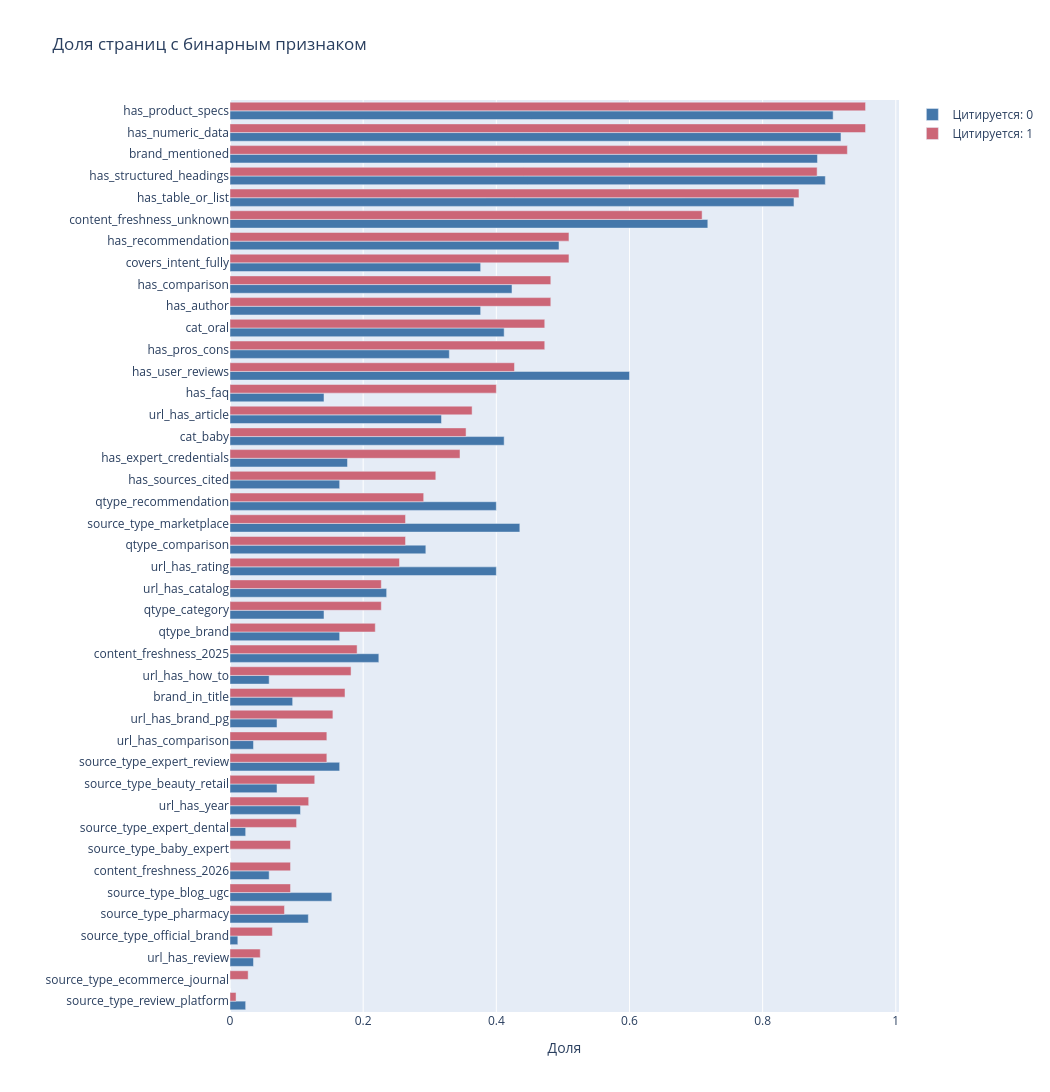
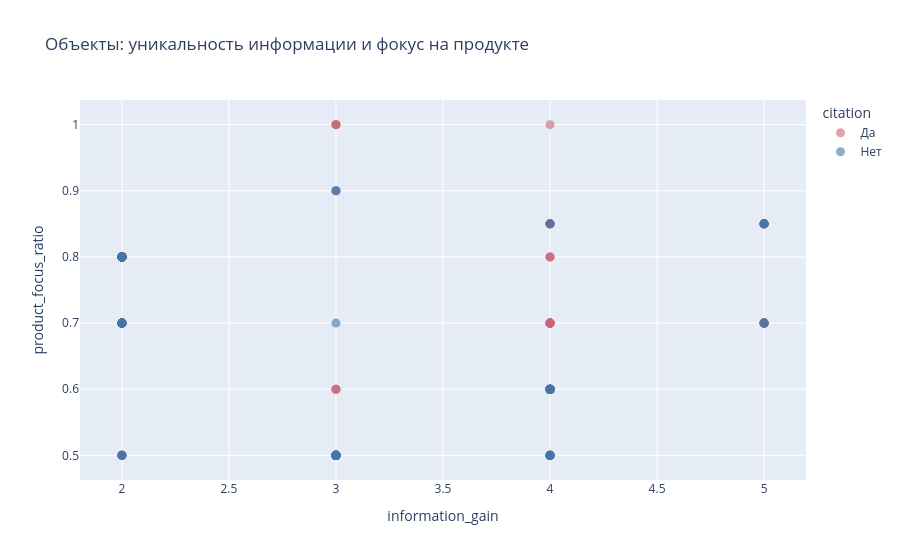

These figures' notebook cell, in order:
### Code cell
eda_prevalence = df.groupby(eda_target)[eda_binary].mean().T.sort_values(1)
fig = go.Figure()
for label, color in ((0, eda_colors["Нет"]), (1, eda_colors["Да"])):
    fig.add_bar(y=eda_prevalence.index, x=eda_prevalence[label], orientation="h",
                name=f"Цитируется: {label}", marker_color=color)
fig.update_layout(title="Доля страниц с бинарным признаком", barmode="group",
                  xaxis_title="Доля", height=1300, width=1050,
                  margin=dict(l=230))
fig.show()
logger.report_plotly(title="EDA", series="binary_prevalence", figure=fig)

fig = px.scatter(df.assign(citation=df[eda_target].map({0: "Нет", 1: "Да"})),
                 x="information_gain", y="product_focus_ratio",
                 color="citation", hover_data=["query", "domain"],
                 title="Объекты: уникальность информации и фокус на продукте",
                 color_discrete_map=eda_colors)
fig.update_traces(marker=dict(size=9, opacity=0.6))
fig.show()
logger.report_plotly(title="EDA", series="content_scatter", figure=fig)

### Figure 1 — Plotly figure (JSON) as saved in the notebook; plotly's stock layout.template omitted (floating-point values rounded to 4 significant figures)
{"data": [{"marker": {"color": "#4477AA"}, "name": "Цитируется: 0", "orientation": "h", "type": "bar", "x": [0.02353, 0.0, 0.03529, 0.01176, 0.1176, 0.1529, 0.05882, 0.0, 0.02353, 0.1059, 0.07059, 0.1647, 0.03529, 0.07059, 0.09412, 0.05882, 0.2235, 0.1647, 0.1412, 0.2353, 0.4, 0.2941, 0.4353, 0.4, 0.1647, 0.1765, 0.4118, 0.3176, 0.1412, 0.6, 0.3294, 0.4118, 0.3765, 0.4235, 0.3765, 0.4941, 0.7176, 0.8471, 0.8941, 0.8824, 0.9176, 0.9059], "y": ["source_type_review_platform", "source_type_ecommerce_journal", "url_has_review", "source_type_official_brand", "source_type_pharmacy", "source_type_blog_ugc", "content_freshness_2026", "source_type_baby_expert", "source_type_expert_dental", "url_has_year", "source_type_beauty_retail", "source_type_expert_review", "url_has_comparison", "url_has_brand_pg", "brand_in_title", "url_has_how_to", "content_freshness_2025", "qtype_brand", "qtype_category", "url_has_catalog", "url_has_rating", "qtype_comparison", "source_type_marketplace", "qtype_recommendation", "has_sources_cited", "has_expert_credentials", "cat_baby", "url_has_article", "has_faq", "has_user_reviews", "has_pros_cons", "cat_oral", "has_author", "has_comparison", "covers_intent_fully", "has_recommendation", "content_freshness_unknown", "has_table_or_list", "has_structured_headings", "brand_mentioned", "has_numeric_data", "has_product_specs"]}, {"marker": {"color": "#CC6677"}, "name": "Цитируется: 1", "orientation": "h", "type": "bar", "x": [0.009091, 0.02727, 0.04545, 0.06364, 0.08182, 0.09091, 0.09091, 0.09091, 0.1, 0.1182, 0.1273, 0.1455, 0.1455, 0.1545, 0.1727, 0.1818, 0.1909, 0.2182, 0.2273, 0.2273, 0.2545, 0.2636, 0.2636, 0.2909, 0.3091, 0.3455, 0.3545, 0.3636, 0.4, 0.4273, 0.4727, 0.4727, 0.4818, 0.4818, 0.5091, 0.5091, 0.7091, 0.8545, 0.8818, 0.9273, 0.9545, 0.9545], "y": ["source_type_review_platform", "source_type_ecommerce_journal", "url_has_review", "source_type_official_brand", "source_type_pharmacy", "source_type_blog_ugc", "content_freshness_2026", "source_type_baby_expert", "source_type_expert_dental", "url_has_year", "source_type_beauty_retail", "source_type_expert_review", "url_has_comparison", "url_has_brand_pg", "brand_in_title", "url_has_how_to", "content_freshness_2025", "qtype_brand", "qtype_category", "url_has_catalog", "url_has_rating", "qtype_comparison", "source_type_marketplace", "qtype_recommendation", "has_sources_cited", "has_expert_credentials", "cat_baby", "url_has_article", "has_faq", "has_user_reviews", "has_pros_cons", "cat_oral", "has_author", "has_comparison", "covers_intent_fully", "has_recommendation", "content_freshness_unknown", "has_table_or_list", "has_structured_headings", "brand_mentioned", "has_numeric_data", "has_product_specs"]}], "layout": {"barmode": "group", "height": 1300, "margin": {"l": 230}, "title": {"text": "Доля страниц с бинарным признаком"}, "width": 1050, "xaxis": {"title": {"text": "Доля"}}}}

### Figure 2 — Plotly figure (JSON) as saved in the notebook; plotly's stock layout.template omitted (floating-point values rounded to 4 significant figures; data arrays with more than 128 entries replaced by an {"elided": "..."} marker saying what was removed)
{"data": [{"customdata": {"elided": "110x2 str values"}, "hovertemplate": "citation=Да<br>information_gain=%{x}<br>product_focus_ratio=%{y}<br>query=%{customdata[0]}<br>domain=%{customdata[1]}<extra></extra>", "legendgroup": "Да", "marker": {"color": "#CC6677", "opacity": 0.6, "size": 9, "symbol": "circle"}, "mode": "markers", "name": "Да", "orientation": "v", "showlegend": true, "type": "scatter", "x": [2, 2, 4, 5, 3, 2, 2, 2, 3, 2, 4, 5, 4, 3, 4, 2, 5, 2, 4, 5, 4, 3, 5, 4, 4, 5, 4, 2, 4, 5, 2, 2, 2, 2, 5, 2, 2, 2, 5, 5, 3, 2, 2, 3, 3, 2, 5, 3, 2, 3, 2, 2, 4, 3, 3, 4, 2, 3, 4, 2, 4, 3, 4, 3, 4, 4, 3, 4, 3, 4, 4, 4, 3, 4, 4, 3, 4, 4, 4, 4, 2, 2, 2, 2, 4, 2, 2, 2, 2, 2, 2, 4, 4, 4, 4, 3, 5, 5, 5, 5, 4, 5, 4, 5, 5, 4, 5, 4, 4, 4], "xaxis": "x", "y": [0.7, 0.7, 0.6, 0.7, 0.5, 0.8, 0.8, 0.8, 0.9, 0.8, 0.6, 0.7, 0.5, 0.5, 0.6, 0.7, 0.7, 0.7, 1.0, 0.7, 0.6, 0.5, 0.7, 0.6, 0.6, 0.7, 0.6, 0.8, 0.6, 0.7, 0.5, 0.8, 0.8, 0.8, 0.7, 0.8, 0.8, 0.8, 0.7, 0.7, 0.5, 0.7, 0.7, 1.0, 1.0, 0.8, 0.7, 1.0, 0.5, 1.0, 0.8, 0.5, 0.7, 0.5, 0.5, 0.6, 0.8, 0.5, 0.7, 0.8, 0.6, 0.5, 0.7, 0.6, 0.8, 0.6, 0.5, 0.7, 0.6, 0.7, 0.8, 0.7, 0.5, 0.7, 0.7, 0.6, 0.6, 0.8, 0.6, 0.7, 0.7, 0.5, 0.7, 0.8, 0.7, 0.8, 0.8, 0.8, 0.8, 0.8, 0.8, 0.5, 0.5, 0.5, 0.5, 0.5, 0.85, 0.85, 0.85, 0.85, 0.85, 0.85, 0.85, 0.85, 0.85, 0.85, 0.85, 0.85, 0.85, 0.85], "yaxis": "y"}, {"customdata": {"elided": "85x2 str values"}, "hovertemplate": "citation=Нет<br>information_gain=%{x}<br>product_focus_ratio=%{y}<br>query=%{customdata[0]}<br>domain=%{customdata[1]}<extra></extra>", "legendgroup": "Нет", "marker": {"color": "#4477AA", "opacity": 0.6, "size": 9, "symbol": "circle"}, "mode": "markers", "name": "Нет", "orientation": "v", "showlegend": true, "type": "scatter", "x": [2, 5, 2, 2, 3, 2, 2, 2, 3, 2, 4, 3, 4, 2, 2, 2, 5, 4, 2, 4, 4, 3, 2, 2, 2, 2, 2, 2, 2, 2, 2, 2, 2, 2, 2, 2, 4, 2, 2, 3, 4, 4, 2, 3, 3, 3, 3, 3, 2, 4, 2, 2, 3, 2, 4, 2, 3, 2, 2, 3, 3, 3, 2, 2, 2, 2, 2, 2, 2, 2, 4, 3, 4, 3, 3, 4, 4, 4, 4, 5, 5, 5, 5, 5, 4], "xaxis": "x", "y": [0.7, 0.7, 0.5, 0.8, 0.5, 0.5, 0.7, 0.5, 0.9, 0.7, 0.6, 0.5, 0.6, 0.7, 0.5, 0.8, 0.7, 0.6, 0.7, 0.6, 0.5, 0.5, 0.8, 0.8, 0.8, 0.8, 0.8, 0.8, 0.8, 0.7, 0.7, 0.7, 0.7, 0.8, 0.8, 0.8, 0.6, 0.8, 0.7, 0.5, 0.6, 0.6, 0.8, 0.5, 0.5, 0.5, 0.9, 0.5, 0.8, 0.6, 0.8, 0.8, 0.5, 0.8, 0.6, 0.8, 0.5, 0.8, 0.8, 0.5, 0.5, 0.5, 0.8, 0.8, 0.8, 0.8, 0.8, 0.8, 0.8, 0.8, 0.5, 0.5, 0.5, 0.7, 0.5, 0.5, 0.5, 0.5, 0.85, 0.85, 0.85, 0.85, 0.85, 0.85, 0.85], "yaxis": "y"}], "layout": {"legend": {"title": {"text": "citation"}, "tracegroupgap": 0}, "title": {"text": "Объекты: уникальность информации и фокус на продукте"}, "xaxis": {"anchor": "y", "domain": [0.0, 1.0], "title": {"text": "information_gain"}}, "yaxis": {"anchor": "x", "domain": [0.0, 1.0], "title": {"text": "product_focus_ratio"}}}}
